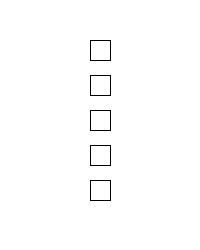
Frame 1 (no input)
Frame 60 (the mouse pressed at the canvas centre just before this capture): identical to frame 1, image omitted
Frame 120 (the mouse held since frame 60 and released just before this capture): identical to frame 1, image omitted

The Processing sketch that drew this single still picture (run headless with seeded random() and noise(); from frame 60 on, the mouse is pressed at the canvas centre):

// Processing sketch: distance_sim
// ── distance_sim.pde
void setup()
{
 size(200, 250); 
}

void draw()
{
  background(255);
  for(int i=0; i<5; i++)
  {
   rect(width/2-10, i*35 + 40, 20, 20); 
  }
}
